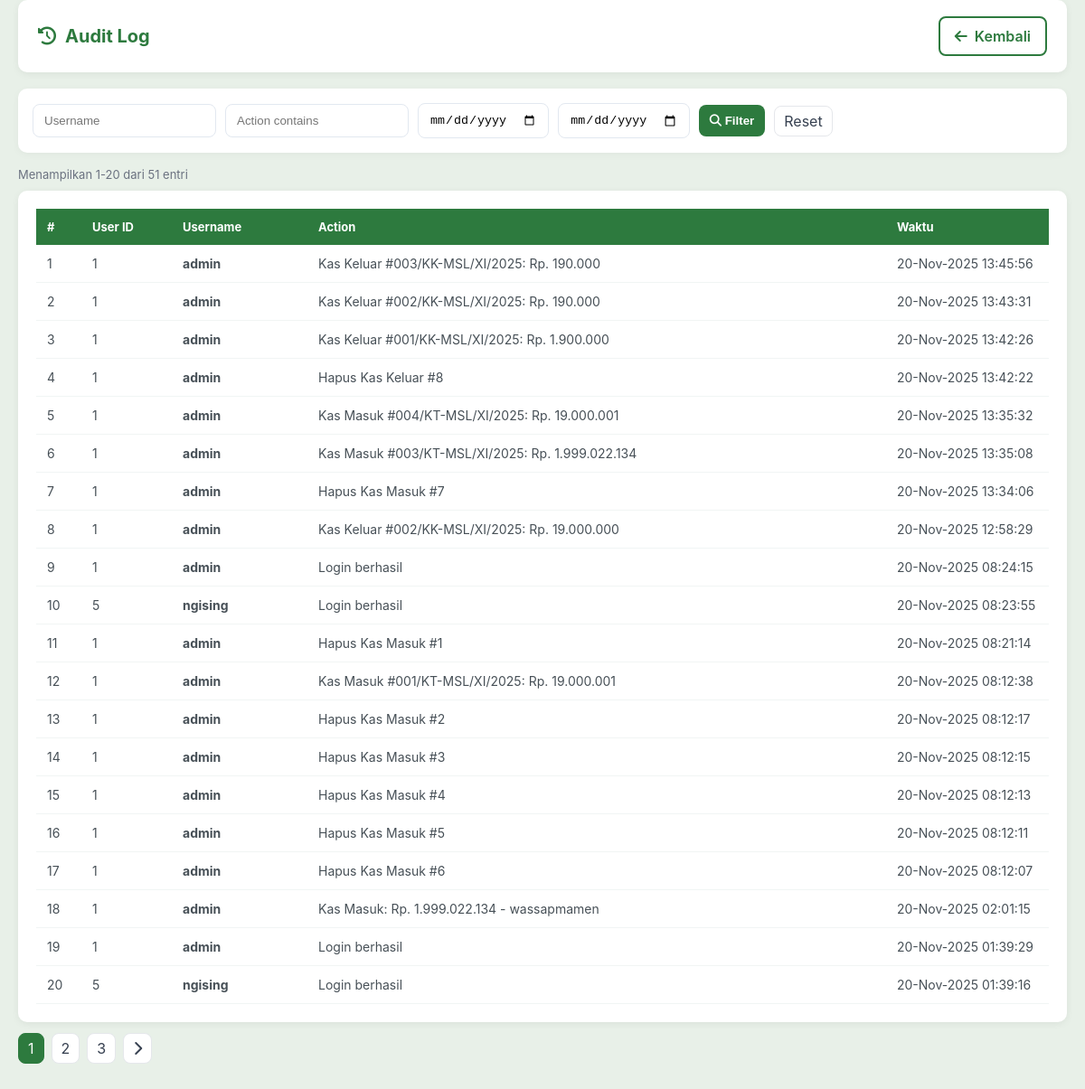
/audit_log.php (signed in), run on the app's committed database.
### tables this page shows
CREATE TABLE `audit_log` (
  `id` int(11) NOT NULL,
  `user_id` int(11) NOT NULL,
  `username` varchar(100) NOT NULL,
  `action` varchar(255) NOT NULL,
  `ip_address` varchar(50) DEFAULT NULL,
  `timestamp` datetime DEFAULT current_timestamp()
);

### audit_log.php (the view, shortened to what this page needs)
<?php
require_once 'config/conn_db.php';
$username = isset($_GET['username']) ? clean_input($_GET['username']) : '';
$actionq = isset($_GET['action_q']) ? clean_input($_GET['action_q']) : '';
$date_from = isset($_GET['date_from']) ? clean_input($_GET['date_from']) : '';
$date_to = isset($_GET['date_to']) ? clean_input($_GET['date_to']) : '';
$page = max(1, intval($_GET['page'] ?? 1));
$perPage = 20;
$where = '';
$countRes = mysqli_query($conn, "SELECT COUNT(*) AS total FROM audit_log $where");
$total = 0;
if ($countRes) {
    $r = mysqli_fetch_assoc($countRes);
    $total = intval($r['total']);
}
$offset = ($page - 1) * $perPage;
$sql = "SELECT * FROM audit_log $where ORDER BY timestamp DESC LIMIT $offset, $perPage";
$res = mysqli_query($conn, $sql);
?>
<!DOCTYPE html>
<html lang="id">
<head>
    <link rel="stylesheet" href="https://cdnjs.cloudflare.com/ajax/libs/font-awesome/6.4.0/css/all.min.css">
</head>
<body>
    <div class="container">
        <div class="header">
            <h2><i class="fas fa-history"></i> Audit Log</h2>
            <div class="page-actions">
                <a href="dashboard.php" class="btn btn-outline"><i class="fas fa-arrow-left"></i> Kembali</a>
            </div>
        </div>
        <div class="form-filters">
            <form method="get" style="display:flex; gap:10px; align-items:center; flex-wrap:wrap; width:100%;">
                <input type="text" name="username" placeholder="Username" value="<?php echo htmlspecialchars($username); ?>">
                <input type="text" name="action_q" placeholder="Action contains" value="<?php echo htmlspecialchars($actionq); ?>">
                <input type="date" name="date_from" value="<?php echo htmlspecialchars($date_from); ?>">
                <input type="date" name="date_to" value="<?php echo htmlspecialchars($date_to); ?>">
                <button type="submit"><i class="fas fa-search"></i> Filter</button>
                <a href="audit_log.php" class="page-link">Reset</a>
            </form>
        </div>
        <div class="small muted" style="margin:10px 0;">
            Menampilkan <?php echo ($total>0?($offset+1)."-".min($offset+$perPage,$total):"0"); ?> dari <?php echo $total; ?> entri
        </div>
        <div class="table-wrap">
            <table>
                <thead>
                    <tr>
                        <th style="width:50px;">#</th>
                        <th style="width:100px;">User ID</th>
                        <th style="width:150px;">Username</th>
                        <th>Action</th>
                        <th style="width:180px;">Waktu</th>
                    </tr>
                </thead>
                <tbody>
                    <?php if ($res && mysqli_num_rows($res) > 0): $no = $offset + 1; while ($row = mysqli_fetch_assoc($res)): ?>
                    <tr>
                        <td><?php echo $no++; ?></td>
                        <td><?php echo htmlspecialchars($row['user_id']); ?></td>
                        <td><strong><?php echo htmlspecialchars($row['username']); ?></strong></td>
                        <td><?php echo htmlspecialchars($row['action']); ?></td>
                        <td><?php echo date('d-M-Y H:i:s', strtotime($row['timestamp'])); ?></td>
                    </tr>
                    <?php endwhile; else: ?>
                    <tr><td colspan="5" class="muted" style="text-align:center; padding:20px;">
                        <i class="fas fa-inbox"></i> Belum ada data audit log.
                    </td></tr>
                    <?php endif; ?>
                </tbody>
            </table>
        </div>
        <?php if ($total > $perPage): ?>
        <div class="pagination">
            <?php
            $totalPages = max(1, ceil($total / $perPage));
            $baseUrl = 'audit_log.php?username=' . urlencode($username) . '&action_q=' . urlencode($actionq) . '&date_from=' . urlencode($date_from) . '&date_to=' . urlencode($date_to) . '&page=';
            for ($p = 1; $p <= $totalPages; $p++) {
                if ($p == $page) {
                    echo '<span class="page-link active">' . $p . '</span>';
                } else {
                    echo '<a class="page-link" href="' . $baseUrl . $p . '">' . $p . '</a>';
                }
            }
            if ($page < $totalPages) {
                echo '<a class="page-link" href="' . $baseUrl . ($page+1) . '"><i class="fas fa-chevron-right"></i></a>';
            }
            ?>
        </div>
        <?php endif; ?>
    </div>
</body>
</html>

### audit_log.php (style rules this page uses)
* { margin:0; padding:0; box-sizing: border-box; }
body { font-family: 'Inter', sans-serif; background: #e8f0e8; min-height: 100vh; }
.container { max-width: 100%; margin: 0; padding: 0 20px 40px; }
.header { background: white; padding: 18px 22px; border-radius: 10px; margin-bottom: 18px; box-shadow: 0 2px 8px rgba(0,0,0,0.06); display: flex; justify-content: space-between; align-items: center; gap: 12px; }
.header h2 { color: #2d7a3e; font-size: 20px; display:flex; align-items:center; gap:10px; }
.page-actions { display:flex; gap:10px; }
.btn { padding: 10px 16px; border-radius: 8px; cursor: pointer; border: none; font-weight: 600; display:inline-flex; align-items:center; gap:8px; text-decoration:none; transition: all 0.3s ease; }
.btn-outline { background: white; border: 2px solid #2d7a3e; color: #2d7a3e; }
.form-filters { background: white; padding: 16px; border-radius: 10px; box-shadow: 0 2px 8px rgba(0,0,0,0.04); margin-bottom: 16px; display:flex; gap:10px; flex-wrap:wrap; align-items:center; }
.form-filters input[type=text], .form-filters input[type=date] { padding:10px 12px; border:1px solid #e2e8f0; border-radius:8px; }
.form-filters button { padding:10px 12px; border-radius:8px; border:none; background:#2d7a3e; color:white; cursor:pointer; font-weight: 600; }
.table-wrap { background: white; padding: 20px; border-radius: 10px; box-shadow: 0 2px 8px rgba(0,0,0,0.06); overflow-x:auto; }
table { width:100%; border-collapse: collapse; min-width: 720px; }
thead th { background: #2d7a3e; color: white; padding:12px; text-align:left; font-size:13px; }
tbody td { padding:12px; border-bottom:1px solid #f1f5f4; color:#475057; font-size:14px; }
.muted { color:#6b7280; font-size:13px; }
.pagination { margin-top:12px; display:flex; gap:8px; align-items:center; flex-wrap:wrap; }
.page-link { padding:6px 10px; border-radius:8px; border:1px solid #e5e7eb; background:white; text-decoration:none; color:#374151; transition: all 0.3s ease; }
.page-link.active { background:#2d7a3e; color:white; border-color:#2d7a3e }

### data on the page
audit_log: user "1", username "admin", action "Kas Keluar #003/KK-MSL/XI/2025: Rp. 190.000", timestamp "20-Nov-2025 13:45:56"
audit_log: user "1", username "admin", action "Kas Keluar #002/KK-MSL/XI/2025: Rp. 190.000", timestamp "20-Nov-2025 13:43:31"
audit_log: user "1", username "admin", action "Kas Keluar #001/KK-MSL/XI/2025: Rp. 1.900.000", timestamp "20-Nov-2025 13:42:26"
audit_log: user "1", username "admin", action "Hapus Kas Keluar #8", timestamp "20-Nov-2025 13:42:22"
audit_log: user "1", username "admin", action "Kas Masuk #004/KT-MSL/XI/2025: Rp. 19.000.001", timestamp "20-Nov-2025 13:35:32"
audit_log: user "1", username "admin", action "Kas Masuk #003/KT-MSL/XI/2025: Rp. 1.999.022.134", timestamp "20-Nov-2025 13:35:08"
audit_log: user "1", username "admin", action "Hapus Kas Masuk #7", timestamp "20-Nov-2025 13:34:06"
audit_log: user "1", username "admin", action "Kas Keluar #002/KK-MSL/XI/2025: Rp. 19.000.000", timestamp "20-Nov-2025 12:58:29"
audit_log: user "1", username "admin", action "Login berhasil", timestamp "20-Nov-2025 08:24:15"
audit_log: user "5", username "ngising", action "Login berhasil", timestamp "20-Nov-2025 08:23:55"
audit_log: user "1", username "admin", action "Hapus Kas Masuk #1", timestamp "20-Nov-2025 08:21:14"
audit_log: user "1", username "admin", action "Kas Masuk #001/KT-MSL/XI/2025: Rp. 19.000.001", timestamp "20-Nov-2025 08:12:38"
audit_log: user "1", username "admin", action "Hapus Kas Masuk #2", timestamp "20-Nov-2025 08:12:17"
audit_log: user "1", username "admin", action "Hapus Kas Masuk #3", timestamp "20-Nov-2025 08:12:15"
audit_log: user "1", username "admin", action "Hapus Kas Masuk #4", timestamp "20-Nov-2025 08:12:13"
audit_log: user "1", username "admin", action "Hapus Kas Masuk #5", timestamp "20-Nov-2025 08:12:11"
audit_log: user "1", username "admin", action "Hapus Kas Masuk #6", timestamp "20-Nov-2025 08:12:07"
audit_log: user "1", username "admin", action "Kas Masuk: Rp. 1.999.022.134 - wassapmamen", timestamp "20-Nov-2025 02:01:15"
audit_log: user "1", username "admin", action "Login berhasil", timestamp "20-Nov-2025 01:39:29"
audit_log: user "5", username "ngising", action "Login berhasil", timestamp "20-Nov-2025 01:39:16"

### other printed values
$offset+1 "1"
min($offset+$perPage,$total) "20"
$total "51"
